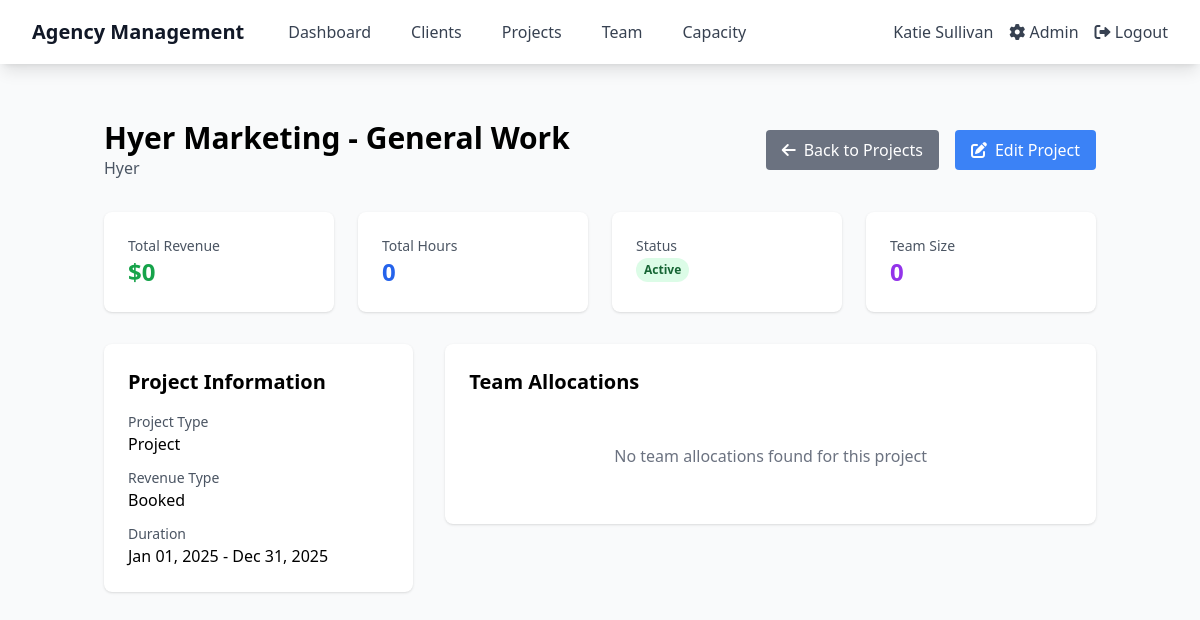
Page /agency/projects/10a166c6-c17b-424c-8176-bbc75f6a0d5a/ (signed in) on the earlier database version.
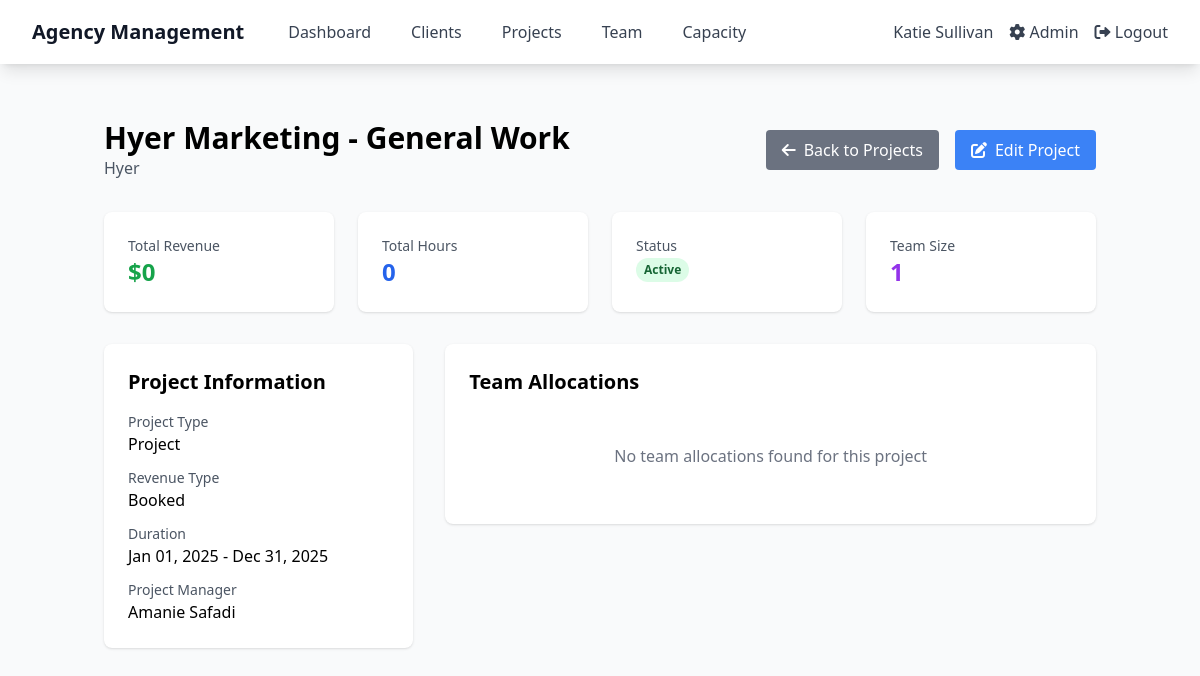
Same page on the later database version.
### agency/models.py (models this page shows, shortened)
class Project(models.Model):
    STATUS_CHOICES = [
        ('planning', 'Planning'),
        ('active', 'Active'),
        ('on_hold', 'On Hold'),
        ('completed', 'Completed'),
        ('cancelled', 'Cancelled'),
    ]
    TYPE_CHOICES = [
        ('retainer', 'Retainer'),
        ('project', 'Project'),
        ('hourly', 'Hourly'),
    ]
    REVENUE_TYPE_CHOICES = [
        ('booked', 'Booked'),
        ('forecast', 'Forecast'),
    ]
    id = models.UUIDField(primary_key=True, default=uuid.uuid4, editable=False)
    name = models.CharField(max_length=200)
    client = models.ForeignKey(Client, on_delete=models.CASCADE, related_name='projects')
    company = models.ForeignKey(Company, on_delete=models.CASCADE, related_name='projects')
    start_date = models.DateField()
    end_date = models.DateField()
    total_revenue = models.DecimalField(max_digits=12, decimal_places=2)
    total_hours = models.DecimalField(max_digits=8, decimal_places=1)
    project_type = models.CharField(max_length=20, choices=TYPE_CHOICES, default='project')
    revenue_type = models.CharField(max_length=10, choices=REVENUE_TYPE_CHOICES, default='booked')
    status = models.CharField(max_length=20, choices=STATUS_CHOICES, default='planning')
    project_manager = models.ForeignKey(User, on_delete=models.SET_NULL, null=True, blank=True,
                                      related_name='managed_projects')
    created_at = models.DateTimeField(auto_now_add=True)
    updated_at = models.DateTimeField(auto_now=True)
    team_members = models.ManyToManyField(
        'UserProfile',
        related_name='assigned_projects',
        blank=True,
        help_text='Team members assigned to this project'
    )

class Client(models.Model):
    STATUS_CHOICES = [
        ('active', 'Active'),
        ('inactive', 'Inactive'),
        ('prospect', 'Prospect'),
        ('churned', 'Churned'),
    ]
    id = models.UUIDField(primary_key=True, default=uuid.uuid4, editable=False)
    name = models.CharField(max_length=200)
    company = models.ForeignKey(Company, on_delete=models.CASCADE, related_name='clients')
    status = models.CharField(max_length=20, choices=STATUS_CHOICES, default='active')
    account_manager = models.ForeignKey(User, on_delete=models.SET_NULL, null=True, blank=True,
                                      related_name='managed_clients')
    created_at = models.DateTimeField(auto_now_add=True)

### agency/views.py (the view)
# urls.py: path('projects/<uuid:project_id>/', views.project_detail, name='project_detail'),
@login_required
def project_detail(request, project_id):
    project = get_object_or_404(Project, id=project_id)
    allocations = ProjectAllocation.objects.filter(project=project).select_related(
        'user_profile', 'user_profile__user'
    ).order_by('year', 'month', 'user_profile__user__last_name')
    if hasattr(project, 'team_members'):
        team_size = project.team_members.count()
    else:
        team_size = allocations.values('user_profile').distinct().count()
    context = {
        'project': project,
        'allocations': allocations,
        'team_size': team_size,
    }
    return render(request, 'projects/detail.html', context)

### templates/projects/detail.html (shortened to what the changed rows need)
{% extends 'base.html' %}
{% load static %}
{% block content %}
<div class="container mx-auto px-4 py-8">
    <div class="flex justify-between items-center mb-8">
        <div>
            <h1 class="text-3xl font-bold">{{ project.name }}</h1>
            <p class="text-gray-600">{{ project.client.name }}</p>
        </div>
    </div>
    <div class="grid grid-cols-1 lg:grid-cols-4 gap-6 mb-8">
        <div class="bg-white rounded-lg shadow p-6">
            <h3 class="text-sm font-medium text-gray-600">Total Revenue</h3>
            <p class="text-2xl font-bold text-green-600">${{ project.total_revenue|floatformat:0 }}</p>
        </div>
        <div class="bg-white rounded-lg shadow p-6">
            <h3 class="text-sm font-medium text-gray-600">Total Hours</h3>
            <p class="text-2xl font-bold text-blue-600">{{ project.total_hours|floatformat:0 }}</p>
        </div>
        <div class="bg-white rounded-lg shadow p-6">
            <h3 class="text-sm font-medium text-gray-600">Status</h3>
            <span class="inline-flex px-2 py-1 text-xs font-semibold rounded-full
                {% if project.status == 'active' %}bg-green-100 text-green-800
                {% elif project.status == 'planning' %}bg-yellow-100 text-yellow-800
                {% elif project.status == 'completed' %}bg-blue-100 text-blue-800
                {% else %}bg-red-100 text-red-800{% endif %}">
                {{ project.get_status_display }}
            </span>
        </div>
        <div class="bg-white rounded-lg shadow p-6">
            <h3 class="text-sm font-medium text-gray-600">Team Size</h3>
            <p class="text-2xl font-bold text-purple-600">{{ team_size }}</p>
        </div>
    </div>
    <div class="grid grid-cols-1 lg:grid-cols-3 gap-8">
        <div class="lg:col-span-1">
            <div class="bg-white rounded-lg shadow p-6">
                <h2 class="text-xl font-semibold mb-4">Project Information</h2>
                <div class="space-y-3">
                    <div>
                        <label class="block text-sm font-medium text-gray-600">Project Type</label>
                        <p>{{ project.get_project_type_display }}</p>
                    </div>
                    {% if project.revenue_type %}
                    <div>
                        <label class="block text-sm font-medium text-gray-600">Revenue Type</label>
                        <p>{{ project.get_revenue_type_display }}</p>
                    </div>
                    {% endif %}
                    <div>
                        <label class="block text-sm font-medium text-gray-600">Duration</label>
                        <p>{{ project.start_date|date:"M d, Y" }} - {{ project.end_date|date:"M d, Y" }}</p>
                    </div>
                    {% if project.project_manager %}
                    <div>
                        <label class="block text-sm font-medium text-gray-600">Project Manager</label>
                        <p>{{ project.project_manager.get_full_name }}</p>
                    </div>
                    {% endif %}
                </div>
            </div>
        </div>
        <div class="lg:col-span-2">
            <div class="bg-white rounded-lg shadow p-6">
                <h2 class="text-xl font-semibold mb-4">Team Allocations</h2>
            </div>
        </div>
    </div>
</div>
{% endblock %}

Differences in the rows shown:
changed Project "Hyer Marketing - General Work": project_manager_id empty → 4 (drawn); project_manager.get_full_name (not shown) → "Amanie Safadi"
Other differences:
{{ team_size }}: "0" → "1"
text now shown: "Project Manager"
